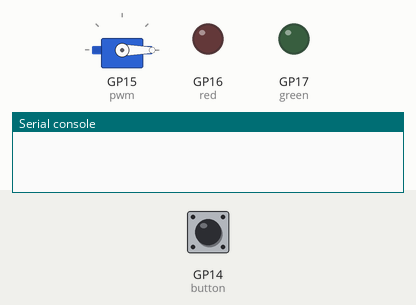
Bench run of a program on a simulated Raspberry Pi Pico running CircuitPython. On the bench: servo, output pins drawn as LEDs (lit = HIGH), the last lines printed to the serial console. The test bench sets the inputs (shaded band); at power-on: GP14 (button) HIGH. Pins used as bus, display or sensor lines are not drawn.

Above: at 5.0 s.
5.1 s: GP14 (button) pulled LOW for 0.15 s
At 5.2 s:
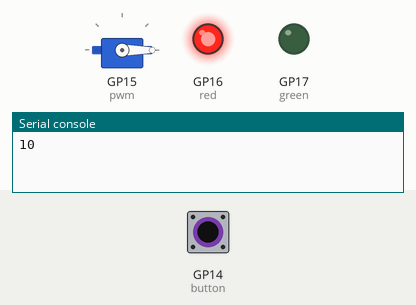
8.2 s: GP14 (button) pulled LOW for 1 s
At 8.9 s:
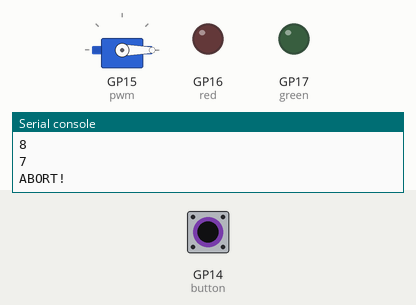
Timing chart, 0 to 11.2 s (numbered marks = the images above; inputs shaded):
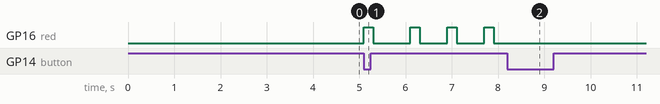

Measured:
- after the input at 5.1 s, GP16 (red): LOW → HIGH at once, → LOW 0.20 s later, → HIGH 0.80 s later, → LOW 0.20 s later, … (8 changes in this stretch)
- after the input at 8.2 s, GP16 (red): stops changing and stays LOW; GP17 (green): stays LOW (without the input it goes to HIGH after 5.1 s); servo on GP15 (pwm): stays 0° (without the input it goes to 1° after 2.7 s)

The program:

part4.py
```python
import time
import board
import digitalio
import pwmio
import adafruit_motor.servo

pwm = pwmio.PWMOut(board.GP15, duty_cycle=2 ** 15, frequency=50)
servo = adafruit_motor.servo.Servo(pwm, min_pulse=500, max_pulse=2500)
servo.angle = 0

red = digitalio.DigitalInOut(board.GP16)
green = digitalio.DigitalInOut(board.GP17)
red.direction = digitalio.Direction.OUTPUT
green.direction = digitalio.Direction.OUTPUT

button = digitalio.DigitalInOut(board.GP14)
button.direction = digitalio.Direction.INPUT
button.pull = digitalio.Pull.UP

def interpolate(x, in_min, in_max, out_min, out_max):
    # from Arduino map()
    return (x - in_min) * (out_max - out_min) / (in_max - in_min) + out_min

def checked_servo_wait(servo, button, i, startTime, waitTime):
    # sweep the servo AND check if the abort gets pressed
    endTime = startTime + waitTime
    while time.monotonic() < endTime:
        if not button.value:
            print("ABORT!")
            servo.angle = 0
            return False
        if i < 4:
            time_left = 1-(time.monotonic()-startTime)+i
            # print(f"{time_left} left")
            servo.angle = interpolate(time_left, 4, 1, 0, 180)
    return True


while button.value:  # wait for button press
    pass


for i in range(10, 0, -1):  # countdown
    print(i)
    red.value = True
    startTime = time.monotonic()
    if i == 10:  # give time to release the button
        time.sleep(.2)
    else:
        if not checked_servo_wait(servo, button, i, startTime, .2):
            break

    red.value = False
    if i == 10:  # give time to release the button
        time.sleep(.8)
    else:
        if not checked_servo_wait(servo, button, i, startTime, .8):
            break
else:
    green.value = True  # launch
    print("Liftoff!")

while True:
    pass  # infinite loop to keep the light on; it autoresets otherwise
```
